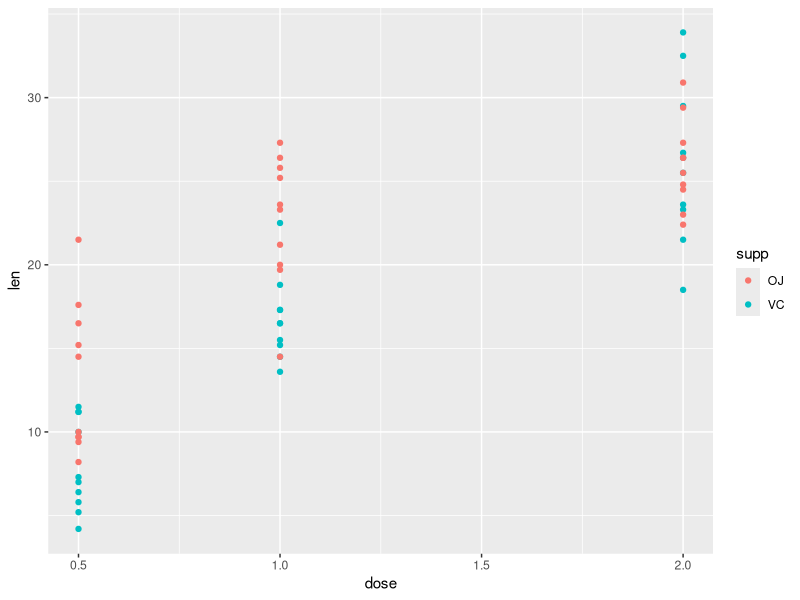
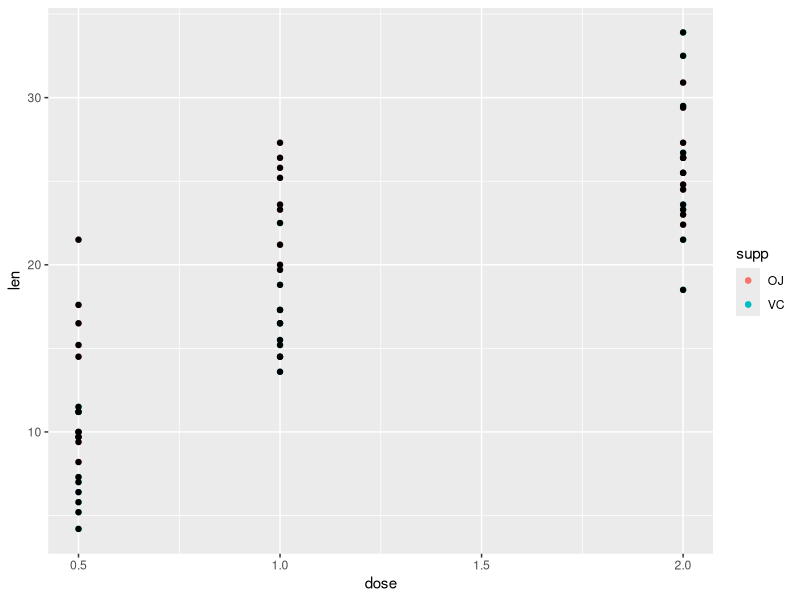
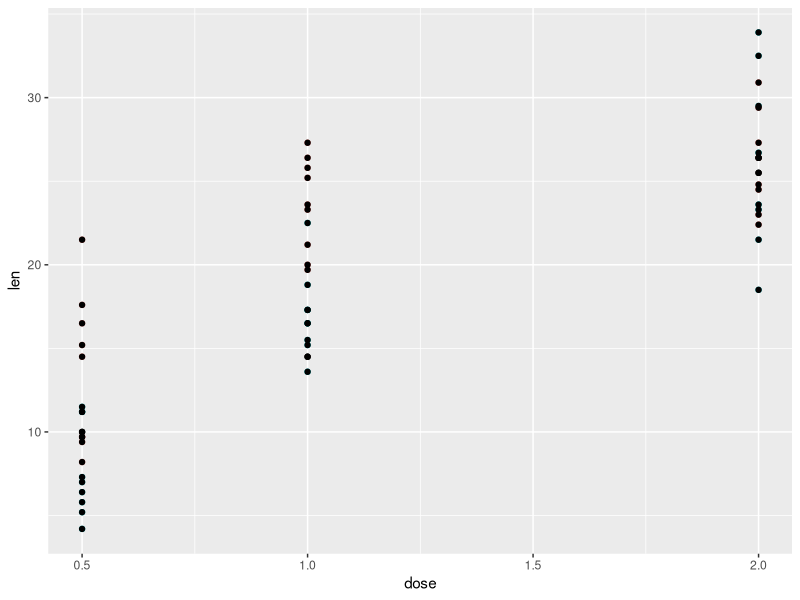
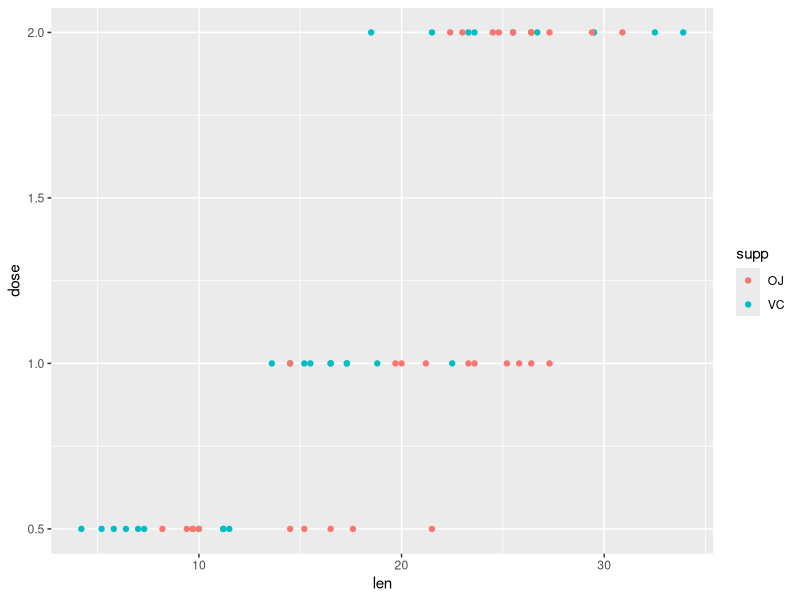
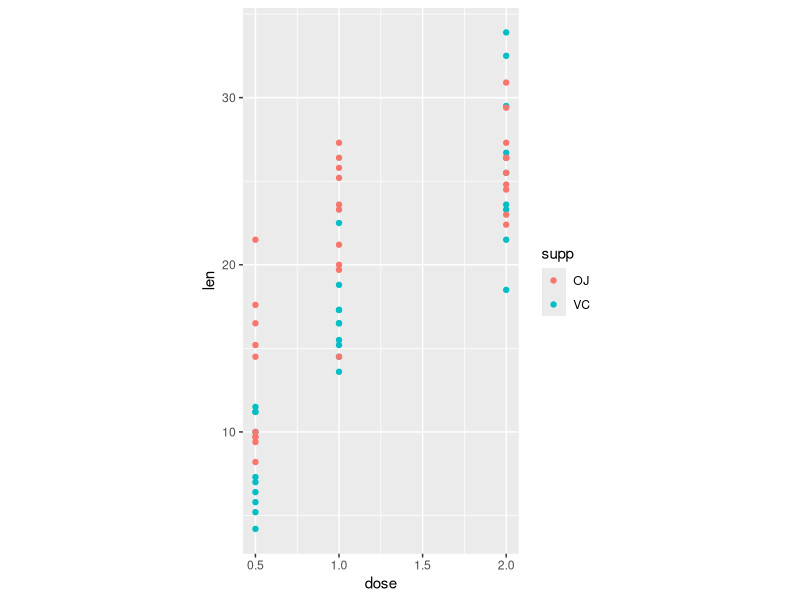

Write R code to recreate these figures, in order. (Note: this script raises an error after producing the figures.)
## 
require(ggplot2)
myPlot <-ggplot(data=ToothGrowth, aes(x=dose, y=len, col=supp))
summary(myPlot)

myPlot+geom_point()
newMyPlot<- myPlot+geom_point()
summary(newMyPlot)
newMyPlot+geom_point(aes(col=NULL))
newMyPlot+geom_point(aes(col=NULL))+theme(legend.position="none")
ggplot(data=ToothGrowth, aes(x=dose, y=len, col=supp)) +
  geom_point() + coord_flip()
ggplot(data=ToothGrowth, aes(x=dose, y=len, col=supp)) +
  geom_point() + coord_fixed(ratio=0.1)
### Faceting with orientation by rows
ggplot(data=myMovieData,aes(Budget)) + geom_histogram(binwidth=1) +
  facet_grid(Type~.) + scale_x_log10()
### Faceting with orientation by columns
ggplot(data=myMovieData,aes(Budget)) + geom_histogram(binwidth=1) +
  facet_grid(.~Type)+ scale_x_log10()
ggsave(filename = "ggplot.pdf")

ggplot(data=myMovieData,aes(Budget)) + geom_histogram(binwith=1) +
  facet_grid(roundYear~Type) + scale_x_log10()

ggplot(data=subset(myMovieData, roundYear>1980),
       aes(Budget)) +
  geom_histogram(binwith=1) +
  facet_grid(.~Type+roundYear) + scale_x_log10()

ggplot(data=subset(myMovieData,Year>1999),
       aes(Budget)) +
  geom_histogram() + facet_wrap(~Year, nrow=2) +
  scale_x_log10()

apropos("geom")
?stat_

ggplot(data=myMovieData, aes(x=Type,fill=factor(Short)))
+ geom_bar(position="stack")
ggplot(data=myMovieData, aes(x=Type,fill=factor(Short)))
+ geom_bar(position="dodge")
ggplot(data=myMovieData, aes(x=Type,fill=factor(Short)))
+ geom_bar(position="fill")

ggplot(data=myMovieData, aes(x=Type,fill=factor(Short))) +
  geom_bar(position=position_dodge(width = 0.5))
#### Example with the qplot() function
qplot(Petal.Length, data=iris, geom="histogram", color=Species,
      fill=Species, alpha=I(0.5))
qplot(Petal.Length, data=iris, geom="density", color=Species,
      fill=Species, alpha=I(0.5))
#### Example with the ggplot() function
ggplot(data=iris, aes(x=Petal.Length,color=Species,fill=Species)) +
  geom_histogram(alpha=I(0.5))
ggplot(data=iris, aes(x=Petal.Length,color=Species,fill=Species)) +
  geom_density(alpha=I(0.5))
ggplot(data=myMovieData, aes(x=Type,fill=factor(Short))) + geom_bar()
ggplot(data=myMovieData,
       aes(Type,Budget)) +
  geom_jitter() + geom_boxplot(alpha=I(0.6)) +
  scale_y_log10()
ggplot(data=ToothGrowth, aes(x=dose,
                             y=len)) + geom_point() +
  stat_smooth(method = "loess") + facet_grid(.~supp)
warnings()
